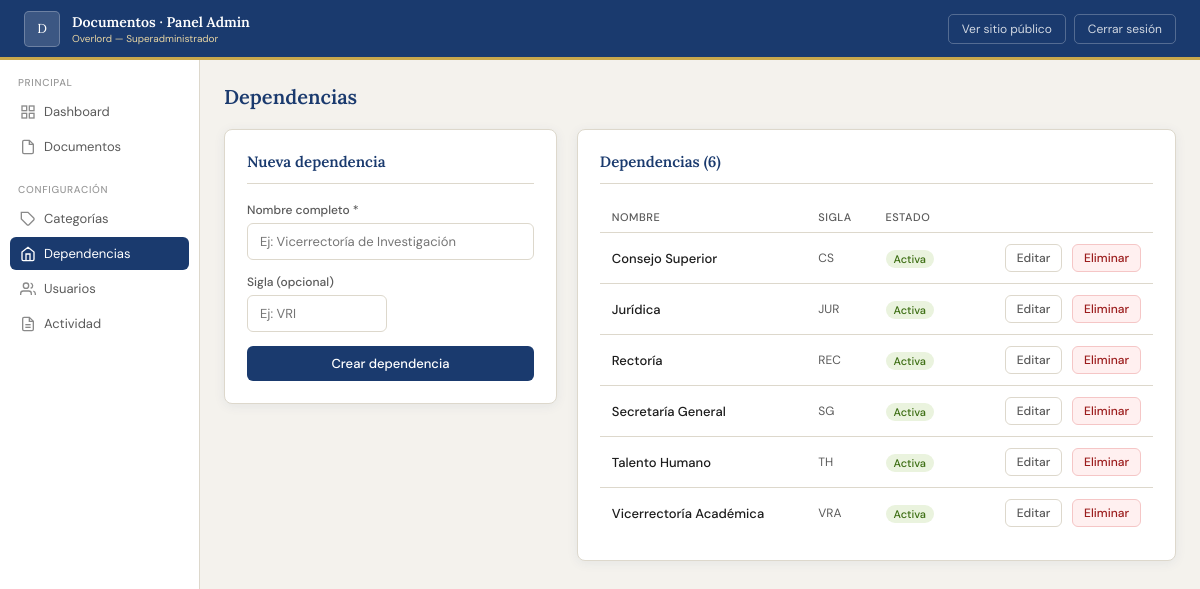
Before: /public/admin/dependencias.php (signed in) with the older database file.
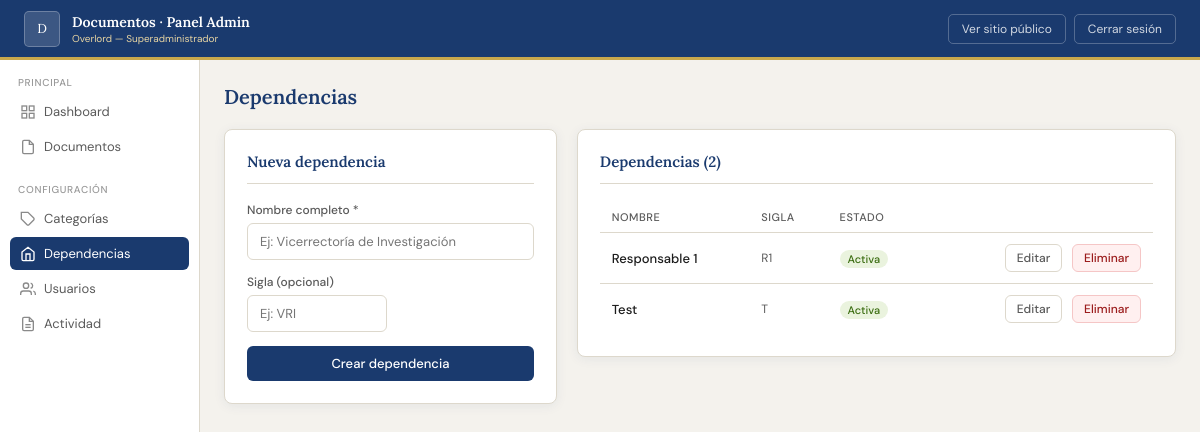
After: the same page with the newer database file.
### tables this page shows
CREATE TABLE dependencias (
  id       INT UNSIGNED AUTO_INCREMENT PRIMARY KEY,
  nombre   VARCHAR(150) NOT NULL UNIQUE,
  sigla    VARCHAR(20),
  activo   TINYINT(1)  NOT NULL DEFAULT 1,
  creado_en TIMESTAMP  NOT NULL DEFAULT CURRENT_TIMESTAMP
);

### src/Helpers.php (called while the page is built, shortened)
<?php
function e(string $s): string
{
    return htmlspecialchars($s, ENT_QUOTES, 'UTF-8');
}
function labelRol(string $rol): string
{
    return match($rol) {
        'superadmin' => 'Superadministrador',
        'editor'     => 'Editor',
        'viewer'     => 'Visor',
        default      => ucfirst($rol),
    };
}

### src/Auth.php (called while the page is built, shortened)
<?php
class Auth
{
    private static array $permisos = [
        'superadmin' => [
            'documentos.ver', 'documentos.subir', 'documentos.eliminar',
            'usuarios.ver',   'usuarios.crear',   'usuarios.editar', 'usuarios.eliminar',
            'categorias.ver', 'categorias.crear',  'categorias.editar', 'categorias.eliminar',
            'dependencias.ver','dependencias.crear','dependencias.editar','dependencias.eliminar',
            'log.ver',
        ],
        'editor' => [
            'documentos.ver', 'documentos.subir',
            'categorias.ver', 'dependencias.ver',
        ],
        'viewer' => [
            'documentos.ver',
            'categorias.ver', 'dependencias.ver',
        ],
    ];
    public static function check(): bool
    {
        return !empty($_SESSION['auth']['id']);
    }
    public static function can(string $permiso): bool
    {
        $rol = $_SESSION['auth']['rol'] ?? '';
        return in_array($permiso, self::$permisos[$rol] ?? [], true);
    }
    public static function nombre(): string { return $_SESSION['auth']['nombre'] ?? ''; }
    public static function rol(): string    { return $_SESSION['auth']['rol']    ?? ''; }
}

### src/bootstrap.php (called while the page is built, shortened)
<?php
spl_autoload_register(function (string $class): void {
    $file = SRC_PATH . '/' . $class . '.php';
});
require_once SRC_PATH . '/Helpers.php';
require_once SRC_PATH . '/Models.php';

### src/Models.php (called while the page is built, shortened)
<?php
class Dependency
{
    public static function all(bool $soloActivas = false): array
    {
        $where = $soloActivas ? 'WHERE activo = 1' : '';
        return Database::all("SELECT * FROM dependencias $where ORDER BY nombre");
    }
}

### src/Database.php (called while the page is built, shortened)
<?php
class Database
{
    private static ?PDO $instance = null;
    public static function getInstance(): PDO
    {
        if (self::$instance === null) {
            $dsn = sprintf(
                'mysql:host=%s;dbname=%s;charset=%s',
                DB_HOST, DB_NAME, DB_CHARSET
            );
            try {
                self::$instance = new PDO($dsn, DB_USER, DB_PASS, [
                    PDO::ATTR_ERRMODE            => PDO::ERRMODE_EXCEPTION,
                    PDO::ATTR_DEFAULT_FETCH_MODE => PDO::FETCH_ASSOC,
                    PDO::ATTR_EMULATE_PREPARES   => false,
                    PDO::MYSQL_ATTR_FOUND_ROWS   => true,
                ]);
            } catch (PDOException $e) {
                $msg = APP_ENV === 'development'
                    ? $e->getMessage()
                    : 'Error de conexión a la base de datos.';
                http_response_code(500);
                die(self::errorHtml($msg));
            }
        }
        return self::$instance;
    }
    public static function query(string $sql, array $params = []): PDOStatement
    {
        $stmt = self::getInstance()->prepare($sql);
        $stmt->execute($params);
        return $stmt;
    }
    public static function all(string $sql, array $params = []): array
    {
        return self::query($sql, $params)->fetchAll();
    }
}

### public/admin/dependencias.php (the view, shortened to what this page needs)
<?php
require_once __DIR__ . '/../../src/bootstrap.php';
$dependencias = Dependency::all();
$navActivo    = 'dependencias';
include_once TPL_PATH . '/layout_admin_top.php';
?>
<div class="page-title">Dependencias</div>
<div class="grid-2">
  <?php if (Auth::can('dependencias.crear')): ?>
  <div class="card">
    <div class="card-title">Nueva dependencia</div>
    <form method="post">
      <div class="form-group">
        <label>Nombre completo *</label>
        <input type="text" name="nombre" required
               placeholder="Ej: Vicerrectoría de Investigación">
      </div>
      <div class="form-group">
        <label>Sigla (opcional)</label>
        <input type="text" name="sigla" placeholder="Ej: VRI"
               style="max-width:140px" maxlength="20">
      </div>
      <button type="submit" class="btn btn-primary btn-full">Crear dependencia</button>
    </form>
  </div>
  <?php endif; ?>
  <div class="card">
    <div class="card-title">Dependencias (<?= count($dependencias) ?>)</div>
    <table class="tabla">
      <thead>
        <tr><th>Nombre</th><th>Sigla</th><th>Estado</th><th></th></tr>
      </thead>
      <tbody>
      <?php foreach ($dependencias as $d): ?>
        <tr>
          <td style="font-size:13px;font-weight:500"><?= e($d['nombre']) ?></td>
          <td style="font-size:12px;color:var(--texto-2)"><?= e($d['sigla'] ?? '—') ?></td>
          <td>
            <span class="badge" style="<?= $d['activo']
              ? 'background:#eaf3de;color:#3b6d11'
              : 'background:#f1efe8;color:#999' ?>">
              <?= $d['activo'] ? 'Activa' : 'Inactiva' ?>
            </span>
          </td>
          <td class="acciones">
            <?php if (Auth::can('dependencias.editar')): ?>
              <button class="btn btn-sm btn-outline"
                      onclick="editarDependencia(<?= htmlspecialchars(json_encode($d), ENT_QUOTES) ?>)">
                Editar
              </button>
            <?php endif; ?>
            <?php if (Auth::can('dependencias.eliminar')): ?>
              <form method="post" style="display:inline">
                <button type="submit" class="btn btn-sm btn-danger"
                        data-confirm="¿Eliminar «<?= e($d['nombre']) ?>»?">
                  Eliminar
                </button>
              </form>
            <?php endif; ?>
          </td>
        </tr>
      <?php endforeach; ?>
      </tbody>
    </table>
  </div>
</div>
<?php include_once TPL_PATH . '/layout_admin_bottom.php'; ?>

### templates/layout_admin_top.php (shortened to what this page needs)
<!DOCTYPE html>
<html lang="es">
<head>
<link rel="stylesheet" href="<?= BASE_URL ?>/assets/css/admin.css">
</head>
<body>
<div class="topbar">
  <a href="<?= BASE_URL ?>/admin/panel.php" class="topbar-logo">
    <?php if (file_exists(PUBLIC_PATH . '/' . LOGO_FILE)): ?>
      <img src="<?= BASE_URL ?>/<?= e(LOGO_FILE) ?>" alt="Logo">
    <?php else: ?>
      <div class="lph"><?= e(substr(PROYECT_NAME_SUB, 0, 1)) ?></div>
    <?php endif; ?>
    <div>
      <h1><?= e(PROYECT_NAME_SUB) ?> · Panel Admin</h1>
      <p><?= e(Auth::nombre()) ?> — <?= e(labelRol(Auth::rol())) ?></p>
    </div>
  </a>
  <div class="topbar-actions">
    <a href="<?= BASE_URL ?>/" target="_blank" class="tb-btn">Ver sitio público</a>
    <a href="<?= BASE_URL ?>/admin/logout.php"
       class="tb-btn danger"
       data-confirm="¿Cerrar sesión?">Cerrar sesión</a>
  </div>
</div>
<div class="admin-wrap">
  <nav class="admin-nav">
    <div class="nav-section">
      <div class="nav-label">Principal</div>
      <a href="<?= BASE_URL ?>/admin/panel.php"
         class="nav-item <?= ($navActivo??'') === 'panel' ? 'activo' : '' ?>">
        <svg class="nav-icon" viewBox="0 0 24 24" fill="none" stroke="currentColor" stroke-width="2">
          <rect x="3" y="3" width="7" height="7"/><rect x="14" y="3" width="7" height="7"/>
          <rect x="3" y="14" width="7" height="7"/><rect x="14" y="14" width="7" height="7"/>
        </svg>
        Dashboard
      </a>
      <a href="<?= BASE_URL ?>/admin/documentos.php"
         class="nav-item <?= ($navActivo??'') === 'documentos' ? 'activo' : '' ?>">
        <svg class="nav-icon" viewBox="0 0 24 24" fill="none" stroke="currentColor" stroke-width="2">
          <path d="M14 2H6a2 2 0 00-2 2v16a2 2 0 002 2h12a2 2 0 002-2V8z"/>
          <polyline points="14 2 14 8 20 8"/>
        </svg>
        Documentos
      </a>
    </div>
    <div class="nav-section">
      <div class="nav-label">Configuración</div>
      <a href="<?= BASE_URL ?>/admin/categorias.php"
         class="nav-item <?= ($navActivo??'') === 'categorias' ? 'activo' : '' ?>">
        <svg class="nav-icon" viewBox="0 0 24 24" fill="none" stroke="currentColor" stroke-width="2">
          <path d="M20.59 13.41l-7.17 7.17a2 2 0 01-2.83 0L2 12V2h10l8.59 8.59a2 2 0 010 2.82z"/>
          <line x1="7" y1="7" x2="7.01" y2="7"/>
        </svg>
        Categorías
      </a>
      <a href="<?= BASE_URL ?>/admin/dependencias.php"
         class="nav-item <?= ($navActivo??'') === 'dependencias' ? 'activo' : '' ?>">
        <svg class="nav-icon" viewBox="0 0 24 24" fill="none" stroke="currentColor" stroke-width="2">
          <path d="M3 9l9-7 9 7v11a2 2 0 01-2 2H5a2 2 0 01-2-2z"/>
          <polyline points="9 22 9 12 15 12 15 22"/>
        </svg>
        Dependencias
      </a>
      <?php if (Auth::can('usuarios.ver')): ?>
      <a href="<?= BASE_URL ?>/admin/usuarios.php"
         class="nav-item <?= ($navActivo??'') === 'usuarios' ? 'activo' : '' ?>">
        <svg class="nav-icon" viewBox="0 0 24 24" fill="none" stroke="currentColor" stroke-width="2">
          <path d="M17 21v-2a4 4 0 00-4-4H5a4 4 0 00-4 4v2"/>
          <circle cx="9" cy="7" r="4"/>
          <path d="M23 21v-2a4 4 0 00-3-3.87"/><path d="M16 3.13a4 4 0 010 7.75"/>
        </svg>
        Usuarios
      </a>
      <?php endif; ?>
      <?php if (Auth::can('log.ver')): ?>
      <a href="<?= BASE_URL ?>/admin/log.php"
         class="nav-item <?= ($navActivo??'') === 'log' ? 'activo' : '' ?>">
        <svg class="nav-icon" viewBox="0 0 24 24" fill="none" stroke="currentColor" stroke-width="2">
          <path d="M14 2H6a2 2 0 00-2 2v16a2 2 0 002 2h12a2 2 0 002-2V8z"/>
          <polyline points="14 2 14 8 20 8"/>
          <line x1="16" y1="13" x2="8" y2="13"/><line x1="16" y1="17" x2="8" y2="17"/>
        </svg>
        Actividad
      </a>
      <?php endif; ?>
    </div>
  </nav>
  <main class="admin-content">

### templates/layout_admin_bottom.php (shortened to what this page needs)
  </main>
</div>
</body>
</html>

Changed rows visible on the page:
removed dependencias: nombre "Jurídica", sigla "JUR", activo "Activa"
removed dependencias: nombre "Secretaría General", sigla "SG", activo "Activa"
removed dependencias: nombre "Talento Humano", sigla "TH", activo "Activa"
removed dependencias: nombre "Vicerrectoría Académica", sigla "VRA", activo "Activa"
changed dependencias: nombre "Rectoría" → "Responsable 1"; sigla "REC" → "R1"; moves up the list
changed dependencias: nombre "Consejo Superior" → "Test"; sigla "CS" → "T"
Other visible differences:
count($dependencias): "6" → "2"
